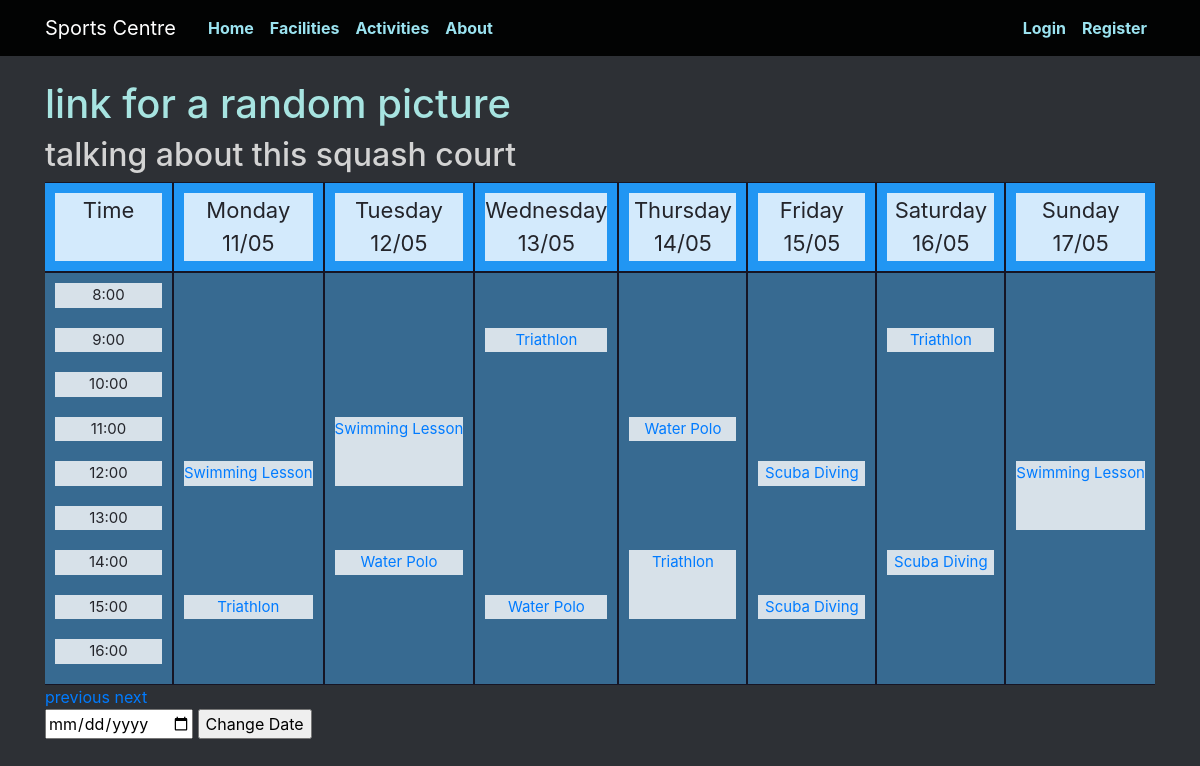
/facilities/swimming_pool/2020/19, run on the app's committed database.
### app/models.py (models this page shows)
class Booking(db.Model):
  id = db.Column(db.Integer, primary_key=True)
  facility = db.Column(db.Integer, db.ForeignKey('user.id'), nullable=False)
  user = db.Column(db.Integer, db.ForeignKey('facility.id') , nullable=False)
  datetime = db.Column(db.DateTime, nullable=False)
  week = db.Column(db.Integer)
  year = db.Column(db.Integer)
  duration = db.Column(db.Integer, nullable=False)
  activity = db.Column(db.Integer, nullable=False)
  paid = db.Column(db.Integer, default=0)

class Activity(db.Model):
  id = db.Column(db.Integer, primary_key=True)
  facility = db.Column(db.Integer, db.ForeignKey('facility.id'), nullable=False)
  name = db.Column(db.String)
  url = db.Column(db.String(100))

### app/views.py (the view)
@app.route('/facilities/<facility_url>/<int:year>/<int:week>', methods = ['GET', 'POST'])
def show_facility(facility_url, year, week):
  facility = models.Facility.query.filter_by(url=facility_url).first_or_404()
  tform = ChangeTimetable()
  if tform.validate_on_submit():
    date_choice = tform.date.data
    week = int(get_week_number(date_choice))
    year = int(get_year_number(date_choice))
    return redirect(url_for('show_facility', facility_url=facility.url, year=year, week=week))
  bookings = []
  for i in range(8):
    b = models.Booking.query.filter_by(facility=facility.id).filter_by(week=week).filter_by(year=year)
    filtered_b = []
    for query in b:
      if query.datetime.weekday() == i-1:
        filtered_b.append(query)
    bookings.append(filtered_b)
  address = 'facilities/' + facility.url + '.html'
  title = facility.name
  activity = models.Activity.query.order_by(models.Activity.id.asc())
  dates = get_dates_for_week(year, week)
  return render_template(address, title=title, bookings=bookings, url='/facilities/'+facility_url, year=year, week=week, activity=activity, dates=dates, tform=tform)

### app/forms.py
class ChangeTimetable(FlaskForm):
  date = DateField('Date')
  submit = SubmitField('Change Date')

### app/views.py (called while the page is built)
def get_dates_for_week(year, week):
  date = datetime.strptime(str(year), "%Y")
  date += timedelta(weeks=week)
  dates = []
  while date.weekday() != 0:
    date += timedelta(days=-1)
  for i in range(7):
    dates.append(datetime.strftime(date + timedelta(days=i), '%d/%m'))
  return dates

### app/templates/facilities/swimming_pool.html
{% extends "facilities_index.html" %}
{% block picture %}
link for a random picture
{% endblock %}
{% block info %}
talking about this squash court
{% endblock %}

### app/templates/timetable.html (shortened to what this page needs)
{% extends "index.html" %}
{% block content %}
  {% block top %}
  {% endblock %}
  <div class="scroll">
  <div class="grid-container">
  <div class="grid-sub-header">
    <div style=>Time</div>
  </div>
  {% for day in ["Monday", "Tuesday", "Wednesday", "Thursday", "Friday", "Saturday", "Sunday"] %}
  <div class="grid-sub-header">
    <div style="grid-row-start: header;">{{ day }}<br>{{ dates[loop.index0] }}</div>
  </div>
  {% endfor %}
  <div class="grid-sub">
    {% for time in ["8:00", "9:00", "10:00", "11:00", "12:00", "13:00", "14:00", "15:00", "16:00"] %}
      <div style="grid-row-start: time-{{ loop.index0 + 8 }}; grid-column: 1/2;">{{ time }}</div>
    {% endfor %}
  </div>
  {% for day in ["Monday", "Tuesday", "Wednesday", "Thursday", "Friday", "Saturday", "Sunday"] %}
  <div class="grid-sub">
    {% for booking in bookings[loop.index0+1] %}
      <div style="grid-row: time-{{ booking.datetime.strftime('%-H') }} / time-{{ booking.datetime.strftime('%-H')|int + booking.duration }};">
        {% if booking.activity == 0 %}
          Booked
        {% else %}
          <a href="/activities/{{ activity[booking.activity-1].url }}/booking/{{ booking.id }}/{{ year }}/{{ week }}">
            {{ activity[booking.activity-1].name }}
          </a>
        {% endif %}
      </div>
    {% endfor %}
  </div>
  {% endfor %}
  </div>
  </div>
  <a href="{{ url }}/{{ year }}/{{ week - 1 }}">previous</a>
  <a href="{{ url }}/{{ year }}/{{ week + 1 }}">next</a>
  <form method='POST' action="" novalidate>
    {{ tform.date }}
    {{ tform.submit() }}
  </form>
{% endblock %}

### app/static/style.css (style rules this page uses)
body { background: rgb(45, 48, 53); color: rgb(36, 37, 43); margin-top: 5rem; }
.grid-container { display: grid; grid-template-columns: [time] 1fr [day-0] 1fr [day-1] 1fr [day-2] 1fr [day-3] 1fr [day-4] 1fr [day-5] 1fr [day-6] 1fr; grid-gap: 2px; padding: 10px; background-color: rgba(17, 14, 32, 0.8); text-align: center; padding: 1px 0; font-size: 20px; grid-template-columns: repeat(8, 1fr); }
.grid-sub-header { display: grid; background-color: #2196F3; padding: 10px; grid-auto-columns: 1fr; }
.grid-sub-header > div { background-color: rgba(255, 255, 255, 0.8); text-align: center; padding: 1px 0; font-size: 22px; }
.grid-sub { display: grid; grid-template-rows: [time-8] 1fr [time-9] 1fr [time-10] 1fr [time-11] 1fr [time-12] 1fr [time-13] 1fr [time-14] 1fr [time-15] 1fr [time-16] 1fr [time-17] 0fr; grid-gap: 20px; background-color: rgb(55, 106, 145); padding-top: 10px; padding-left: 10px; padding-right: 10px; grid-auto-columns: 1fr; }
.grid-sub > div { background-color: rgba(255, 255, 255, 0.8); text-align: center; padding: 1px 0; font-size: 15px; }
div.scroll { overflow: auto; white-space: nowrap; }

### data on the page
Booking: activity.name "Swimming Lesson"
Booking: activity.name "Triathlon"
Booking: activity.name "Swimming Lesson"
Booking: activity.name "Water Polo"
Booking: activity.name "Triathlon"
Booking: activity.name "Water Polo"
Booking: activity.name "Water Polo"
Booking: activity.name "Triathlon"
Booking: activity.name "Scuba Diving"
Booking: activity.name "Scuba Diving"
Booking: activity.name "Triathlon"
Booking: activity.name "Scuba Diving"
Booking: activity.name "Swimming Lesson"

### other printed values
{{ day }} "Monday" "Tuesday" "Wednesday" "Thursday" "Friday" "Saturday" "Sunday"
{{ dates[loop.index0] }} "11/05" "12/05" "13/05" "14/05" "15/05" "16/05" "17/05"
{{ time }} "8:00" "9:00" "10:00" "11:00" "12:00" "13:00" "14:00" "15:00" "16:00"
